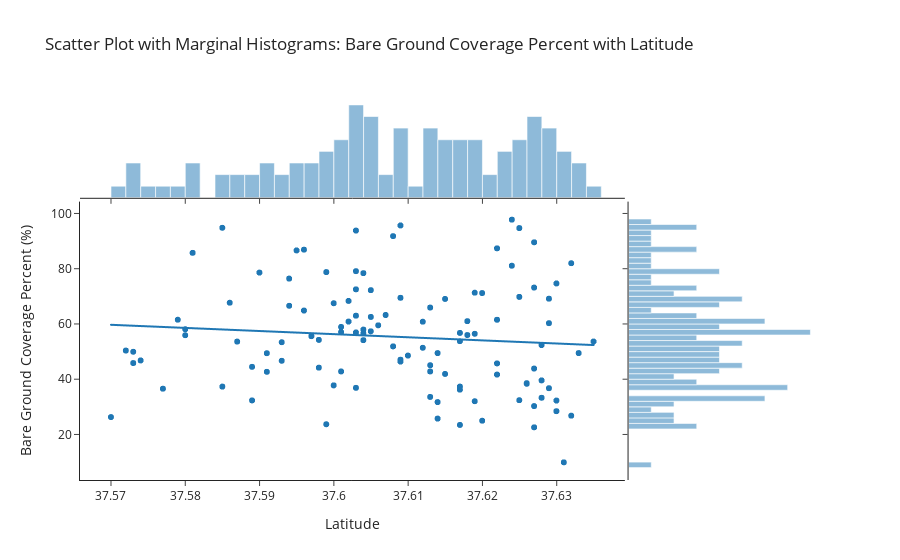

The notebook cell this image was saved under:
### Markdown cell above
### Q3: Why does east part has lower temperature than the west part?

### Code cell
historic_data.head()
scatter_hist = px.scatter(
    historic_data,
    x='lat',
    y='Bare_percent',
    hover_name='lat',
    marginal_x='histogram',
    marginal_y='histogram',
    title='Scatter Plot with Marginal Histograms: Bare Ground Coverage Percent with Latitude',
    labels={'lat': 'Latitude', 'Bare_percent': 'Bare Ground Coverage Percent (%)'},
    trendline="ols",
    template='simple_white'
)
scatter_hist.show()

### Figure 1 — Plotly figure (JSON) as saved in the notebook; plotly's stock layout.template omitted (floating-point values rounded to 4 significant figures; data arrays with more than 128 entries replaced by an {"elided": "..."} marker saying what was removed)
{"data": [{"hovertemplate": "<b>%{hovertext}</b><br><br>Latitude=%{x}<br>Bare Ground Coverage Percent (%)=%{y}<extra></extra>", "hovertext": {"elided": "4407 float values"}, "legendgroup": "", "marker": {"color": "#1F77B4", "symbol": "circle"}, "mode": "markers", "name": "", "showlegend": false, "type": "scattergl", "x": {"elided": "4407 float values"}, "xaxis": "x", "y": {"elided": "4407 float values"}, "yaxis": "y"}, {"alignmentgroup": "True", "bingroup": "x", "hovertemplate": "Latitude=%{x}<br>count=%{y}<extra></extra>", "legendgroup": "", "marker": {"color": "#1F77B4"}, "name": "", "offsetgroup": "", "opacity": 0.5, "showlegend": false, "type": "histogram", "x": {"elided": "4407 float values"}, "xaxis": "x3", "yaxis": "y3"}, {"alignmentgroup": "True", "bingroup": "y", "hovertemplate": "Bare Ground Coverage Percent (%)=%{y}<br>count=%{x}<extra></extra>", "legendgroup": "", "marker": {"color": "#1F77B4"}, "name": "", "offsetgroup": "", "opacity": 0.5, "showlegend": false, "type": "histogram", "xaxis": "x2", "y": {"elided": "4407 float values"}, "yaxis": "y2"}, {"hovertemplate": "<b>OLS trendline</b><br>Bare_percent = -112.984 * lat + 4304.59<br>R<sup>2</sup>=0.009187<br><br>Latitude=%{x}<br>Bare Ground Coverage Percent (%)=%{y} <b>(trend)</b><extra></extra>", "legendgroup": "", "marker": {"color": "#1F77B4", "symbol": "circle"}, "mode": "lines", "name": "", "showlegend": false, "type": "scattergl", "x": {"elided": "4407 float values"}, "xaxis": "x", "y": {"elided": "4407 float values"}, "yaxis": "y"}], "layout": {"barmode": "overlay", "legend": {"tracegroupgap": 0}, "title": {"text": "Scatter Plot with Marginal Histograms: Bare Ground Coverage Percent with Latitude"}, "xaxis": {"anchor": "y", "domain": [0, 0.7363], "title": {"text": "Latitude"}}, "xaxis2": {"anchor": "y2", "domain": [0.7413, 1], "matches": "x2", "showline": false, "showticklabels": false, "ticks": ""}, "xaxis3": {"anchor": "y3", "domain": [0, 0.7363], "matches": "x", "showticklabels": false}, "xaxis4": {"anchor": "y4", "domain": [0.7413, 1], "matches": "x2", "showline": false, "showticklabels": false, "ticks": ""}, "yaxis": {"anchor": "x", "domain": [0, 0.7326], "title": {"text": "Bare Ground Coverage Percent (%)"}}, "yaxis2": {"anchor": "x2", "domain": [0, 0.7326], "matches": "y", "showticklabels": false}, "yaxis3": {"anchor": "x3", "domain": [0.7426, 1], "matches": "y3", "showline": false, "showticklabels": false, "ticks": ""}, "yaxis4": {"anchor": "x4", "domain": [0.7426, 1], "matches": "y3", "showline": false, "showticklabels": false, "ticks": ""}}}
